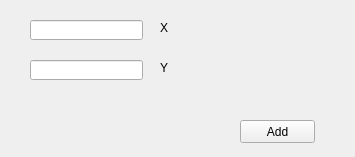
<?xml version="1.0" encoding="UTF-8"?>
<ui version="4.0">
 <class>point</class>
 <widget class="QMainWindow" name="point">
  <property name="geometry">
   <rect>
    <x>0</x>
    <y>0</y>
    <width>355</width>
    <height>157</height>
   </rect>
  </property>
  <property name="maximumSize">
   <size>
    <width>355</width>
    <height>157</height>
   </size>
  </property>
  <property name="windowTitle">
   <string>AddPoint</string>
  </property>
  <widget class="QWidget" name="centralwidget">
   <widget class="QLineEdit" name="inputx">
    <property name="geometry">
     <rect>
      <x>30</x>
      <y>20</y>
      <width>113</width>
      <height>20</height>
     </rect>
    </property>
   </widget>
   <widget class="QLineEdit" name="inputy">
    <property name="geometry">
     <rect>
      <x>30</x>
      <y>60</y>
      <width>113</width>
      <height>20</height>
     </rect>
    </property>
   </widget>
   <widget class="QLabel" name="label">
    <property name="geometry">
     <rect>
      <x>160</x>
      <y>20</y>
      <width>81</width>
      <height>16</height>
     </rect>
    </property>
    <property name="text">
     <string>X</string>
    </property>
   </widget>
   <widget class="QLabel" name="label_2">
    <property name="geometry">
     <rect>
      <x>160</x>
      <y>60</y>
      <width>81</width>
      <height>16</height>
     </rect>
    </property>
    <property name="text">
     <string>Y</string>
    </property>
   </widget>
   <widget class="QPushButton" name="addbtn">
    <property name="geometry">
     <rect>
      <x>240</x>
      <y>120</y>
      <width>75</width>
      <height>23</height>
     </rect>
    </property>
    <property name="text">
     <string>Add</string>
    </property>
   </widget>
  </widget>
 </widget>
 <resources/>
 <connections/>
</ui>
